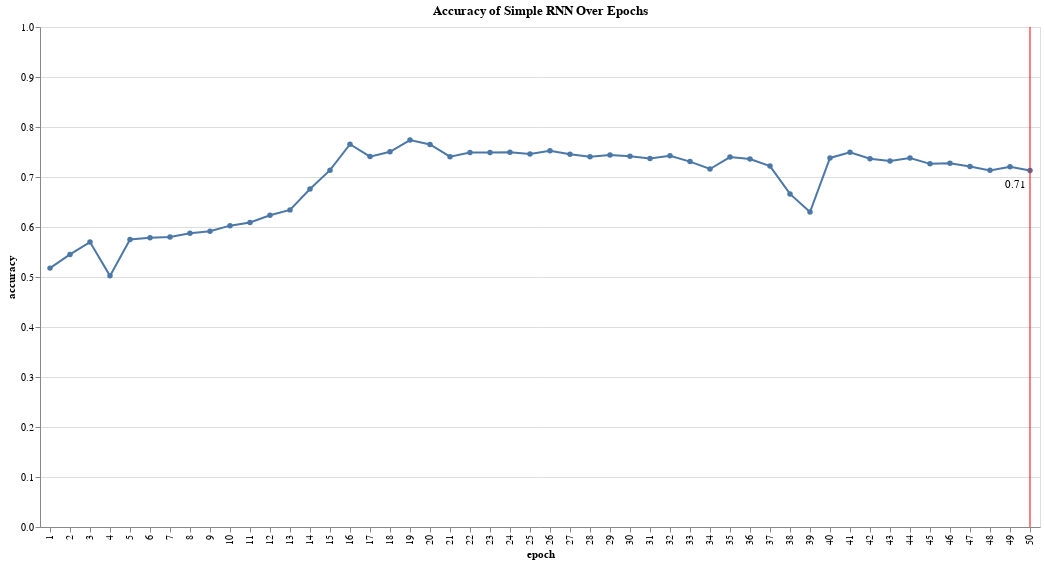

The code cell stored with this chart in its notebook:
### Markdown cell above
When applying RNNs to IMDB reviews, we get the following accuracy graph over 50 epochs:

### Code cell
import altair as alt
import pandas as pd

final_epoch = accuracy_epochs['epoch'].iloc[-1]
final_accuracy = accuracy_epochs[accuracy_epochs['epoch'] == final_epoch]['accuracy'].iloc[-1]


chart = alt.Chart(accuracy_epochs).mark_line(point=True).encode(
    x='epoch:O',
    y=alt.Y('accuracy:Q', scale=alt.Scale(domain=[0, 1])),  
    tooltip=['epoch', 'accuracy'] 
).properties(
    width=400,
    height=400,
    title='Accuracy of Simple RNN Over Epochs',
)

text_data = pd.DataFrame({'epoch': [final_epoch], 'accuracy': [final_accuracy]})
text = alt.Chart(text_data).mark_text(
    align='left',
    baseline='middle',
    dx=-25,
    dy=15   
).encode(
    x='epoch:O',
    y='accuracy:Q',
    text=alt.Text('accuracy:N', format='.2f')  # Format the accuracy value
)

rule = alt.Chart(pd.DataFrame({'epoch': [50]})).mark_rule(color='red').encode(
    x='epoch:O',
)

output = (chart + text + rule).interactive()

output.display()

### Figure 1 — Vega-Lite specification as saved in the notebook (floating-point values rounded to 4 significant figures)
{"config": {"view": {"continuousWidth": 300, "continuousHeight": 300}}, "layer": [{"data": {"name": "data-e8719709b1144d87d91ccf3f2f57ba92"}, "mark": {"type": "line", "point": true}, "encoding": {"tooltip": [{"field": "epoch", "type": "quantitative"}, {"field": "accuracy", "type": "quantitative"}], "x": {"field": "epoch", "type": "ordinal"}, "y": {"field": "accuracy", "scale": {"domain": [0, 1]}, "type": "quantitative"}}, "name": "view_27", "title": "Accuracy of Simple RNN Over Epochs"}, {"data": {"name": "data-ad5b79057938fddb31de7e328424a9aa"}, "mark": {"type": "text", "align": "left", "baseline": "middle", "dx": -25, "dy": 15}, "encoding": {"text": {"field": "accuracy", "format": ".2f", "type": "nominal"}, "x": {"field": "epoch", "type": "ordinal"}, "y": {"field": "accuracy", "type": "quantitative"}}}, {"data": {"name": "data-a319b615fca057c09fc4d534c0385c09"}, "mark": {"type": "rule", "color": "red"}, "encoding": {"x": {"field": "epoch", "type": "ordinal"}}}], "height": 500, "params": [{"name": "param_70", "select": {"type": "interval", "encodings": ["x", "y"]}, "bind": "scales", "views": ["view_27"]}], "width": 1000, "$schema": "https://vega.github.io/schema/vega-lite/v5.16.3.json", "datasets": {"data-e8719709b1144d87d91ccf3f2f57ba92": [{"accuracy": 0.5178, "epoch": 1}, {"accuracy": 0.5451, "epoch": 2}, {"accuracy": 0.5699, "epoch": 3}, {"accuracy": 0.5023, "epoch": 4}, {"accuracy": 0.575, "epoch": 5}, {"accuracy": 0.5784, "epoch": 6}, {"accuracy": 0.58, "epoch": 7}, {"accuracy": 0.5875, "epoch": 8}, {"accuracy": 0.5914, "epoch": 9}, {"accuracy": 0.6027, "epoch": 10}, {"accuracy": 0.6091, "epoch": 11}, {"accuracy": 0.6234, "epoch": 12}, {"accuracy": 0.6342, "epoch": 13}, {"accuracy": 0.6761, "epoch": 14}, {"accuracy": 0.7137, "epoch": 15}, {"accuracy": 0.7655, "epoch": 16}, {"accuracy": 0.7408, "epoch": 17}, {"accuracy": 0.7505, "epoch": 18}, {"accuracy": 0.7738, "epoch": 19}, {"accuracy": 0.765, "epoch": 20}, {"accuracy": 0.7406, "epoch": 21}, {"accuracy": 0.749, "epoch": 22}, {"accuracy": 0.749, "epoch": 23}, {"accuracy": 0.7493, "epoch": 24}, {"accuracy": 0.746, "epoch": 25}, {"accuracy": 0.7524, "epoch": 26}, {"accuracy": 0.7454, "epoch": 27}, {"accuracy": 0.7404, "epoch": 28}, {"accuracy": 0.7441, "epoch": 29}, {"accuracy": 0.7416, "epoch": 30}, {"accuracy": 0.737, "epoch": 31}, {"accuracy": 0.7426, "epoch": 32}, {"accuracy": 0.7308, "epoch": 33}, {"accuracy": 0.716, "epoch": 34}, {"accuracy": 0.7398, "epoch": 35}, {"accuracy": 0.7361, "epoch": 36}, {"accuracy": 0.7218, "epoch": 37}, {"accuracy": 0.6661, "epoch": 38}, {"accuracy": 0.6299, "epoch": 39}, {"accuracy": 0.7381, "epoch": 40}, {"accuracy": 0.7495, "epoch": 41}, {"accuracy": 0.7364, "epoch": 42}, {"accuracy": 0.7318, "epoch": 43}, {"accuracy": 0.7379, "epoch": 44}, {"accuracy": 0.7263, "epoch": 45}, {"accuracy": 0.7274, "epoch": 46}, {"accuracy": 0.7212, "epoch": 47}, {"accuracy": 0.7133, "epoch": 48}, {"accuracy": 0.7206, "epoch": 49}, {"accuracy": 0.7131, "epoch": 50}], "data-ad5b79057938fddb31de7e328424a9aa": [{"epoch": 50, "accuracy": 0.7131}], "data-a319b615fca057c09fc4d534c0385c09": [{"epoch": 50}]}}
